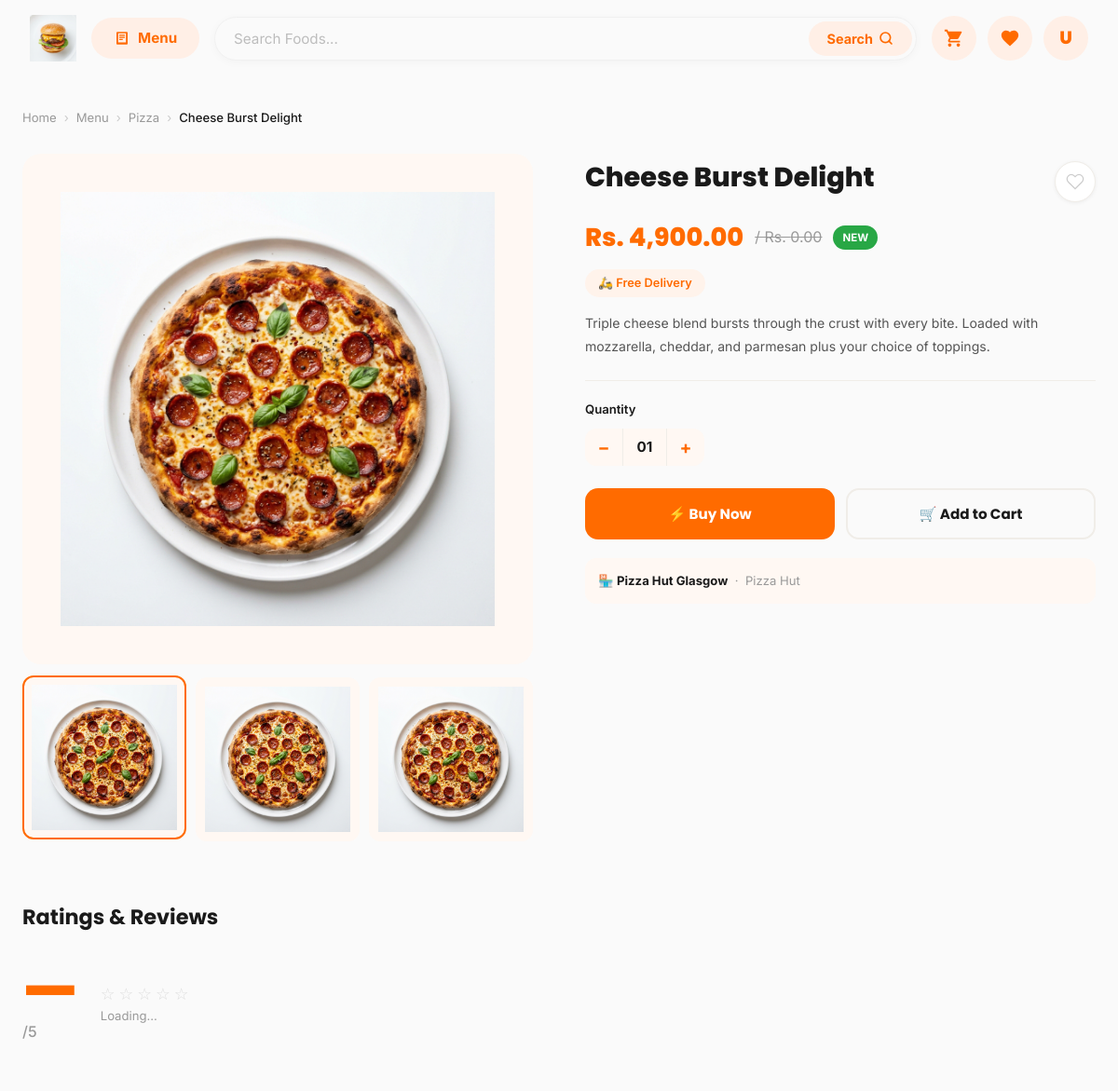
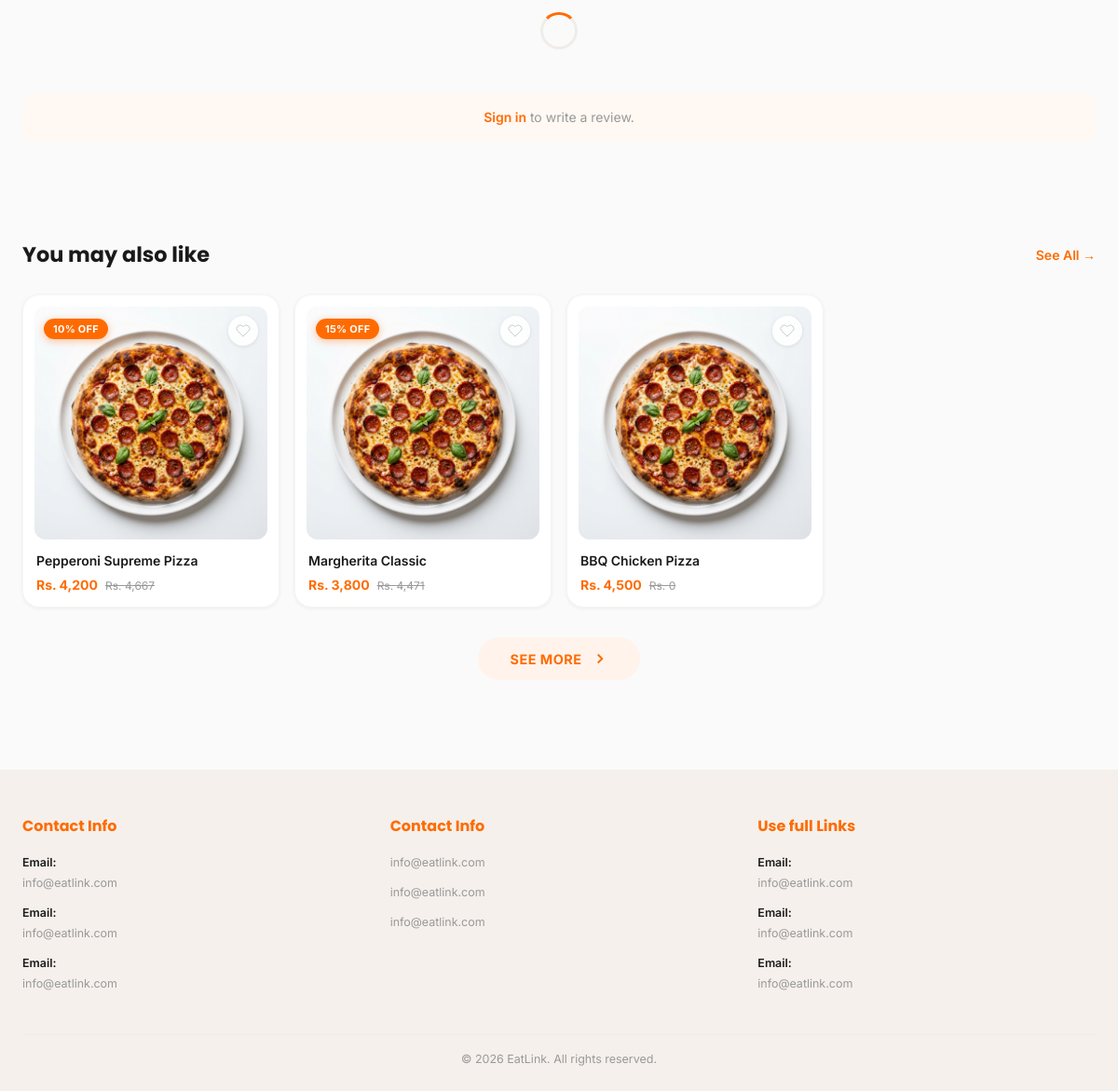
The page /product.php?id=4 on the database its author committed (2 pictures, top to bottom).
### tables this page shows
CREATE TABLE IF NOT EXISTS products (
  id              INT PRIMARY KEY AUTO_INCREMENT,
  shop_id         INT NOT NULL,
  category_id     INT,
  brand_id        INT,
  name            VARCHAR(200) NOT NULL,
  description     TEXT,
  price           DECIMAL(10,2) NOT NULL,
  original_price  DECIMAL(10,2),
  discount_percent INT DEFAULT 0,
  is_new          TINYINT(1) DEFAULT 0,
  delivery_type   ENUM('free','paid') DEFAULT 'free',
  stock           INT DEFAULT 100,
  image           VARCHAR(50) DEFAULT 'burger',
  is_active       TINYINT(1) DEFAULT 1,
  created_at      TIMESTAMP DEFAULT CURRENT_TIMESTAMP,
  FOREIGN KEY (shop_id)      REFERENCES shops(id) ON DELETE CASCADE,
  FOREIGN KEY (category_id)  REFERENCES categories(id) ON DELETE SET NULL,
  FOREIGN KEY (brand_id)     REFERENCES brands(id) ON DELETE SET NULL
);

CREATE TABLE IF NOT EXISTS categories (
  id            INT PRIMARY KEY AUTO_INCREMENT,
  name          VARCHAR(100) NOT NULL,
  icon          VARCHAR(20) DEFAULT '🍽️',
  created_at    TIMESTAMP DEFAULT CURRENT_TIMESTAMP
);

CREATE TABLE IF NOT EXISTS shops (
  id            INT PRIMARY KEY AUTO_INCREMENT,
  owner_id      INT NOT NULL,
  name          VARCHAR(200) NOT NULL,
  description   TEXT,
  logo          VARCHAR(255),
  address       TEXT,
  phone         VARCHAR(20),
  is_active     TINYINT(1) DEFAULT 1,
  created_at    TIMESTAMP DEFAULT CURRENT_TIMESTAMP,
  FOREIGN KEY (owner_id) REFERENCES users(id) ON DELETE CASCADE
);

CREATE TABLE IF NOT EXISTS brands (
  id            INT PRIMARY KEY AUTO_INCREMENT,
  name          VARCHAR(100) NOT NULL,
  icon          VARCHAR(20) DEFAULT '🏪',
  color         VARCHAR(10) DEFAULT '#FF6B00',
  created_at    TIMESTAMP DEFAULT CURRENT_TIMESTAMP
);

### product.php (the view, shortened to what this page needs)
<?php
require_once 'db/connection.php';
$productId  = (int)($_GET['id'] ?? 1);
$wishlist   = $_SESSION['wishlist'] ?? [];
if ($USE_DB) {
    $stmt = $pdo->prepare(
        "SELECT p.*,c.name AS cat_name,b.name AS brand_name,s.name AS shop_name,s.address AS shop_address
         FROM products p
         LEFT JOIN categories c ON p.category_id=c.id
         LEFT JOIN brands b ON p.brand_id=b.id
         LEFT JOIN shops s ON p.shop_id=s.id
         WHERE p.id=? AND p.is_active=1"
    );
    $stmt->execute([$productId]);
    $product = $stmt->fetch();
    $imgStmt = $pdo->prepare("SELECT * FROM product_images WHERE product_id=? ORDER BY is_primary DESC,sort_order ASC");
    $imgStmt->execute([$productId]);
    $images = $imgStmt->fetchAll();
    if (empty($images)) {
        $defImg = ($product['image'] ?? 'burger') === 'pizza' ? 'images/pizza.png' : 'images/burger.png';
        $images = [['image_path'=>$defImg,'is_primary'=>1],['image_path'=>$defImg,'is_primary'=>0],['image_path'=>$defImg,'is_primary'=>0]];
    }
    $relStmt = $pdo->prepare("SELECT * FROM products WHERE category_id=? AND id!=? AND is_active=1 LIMIT 4");
    $relStmt->execute([$product['category_id'] ?? 1, $productId]);
    $related = $relStmt->fetchAll();
}
$primaryImg = '';
foreach ($images as $img) { if ($img['is_primary']) { $primaryImg = $img['image_path']; break; } }
$isWishlisted = in_array($productId, $wishlist);
function renderCard($p, $wishlist=[]): string {
    $wishlisted = in_array($p['id'],$wishlist) ? 'wishlisted' : '';
    $img = ($p['image']??'burger')==='pizza' ? 'images/pizza.png' : 'images/burger.png';
    $disc = '';
    if (($p['discount_percent']??0) > 0) $disc = '<div class="product-label"><span class="discount-label">'.$p['discount_percent'].'% OFF</span></div>';
    elseif (!empty($p['is_new']))         $disc = '<div class="product-label"><span class="new-label">NEW</span></div>';
    $orig = !empty($p['original_price']) ? '<span class="price-original">Rs. '.number_format($p['original_price']).'</span>' : '';
    return '<div class="product-card" data-product-id="'.$p['id'].'" data-product-name="'.htmlspecialchars($p['name']).'" onclick="window.location=\'product.php?id='.$p['id'].'\'">
      <div class="product-card-image-wrap">
        '.$disc.'
        <button class="product-heart '.$wishlisted.'" data-product-id="'.$p['id'].'" title="Wishlist" aria-label="Wishlist" onclick="event.stopPropagation()">
          <svg viewBox="0 0 24 24"><path d="M20.84 4.61a5.5 5.5 0 0 0-7.78 0L12 5.67l-1.06-1.06a5.5 5.5 0 0 0-7.78 7.78l1.06 1.06L12 21.23l7.78-7.78 1.06-1.06a5.5 5.5 0 0 0 0-7.78z"/></svg>
        </button>
        <img src="'.$img.'" alt="'.htmlspecialchars($p['name']).'" loading="lazy">
        <button class="add-to-cart-btn" title="Add to cart" aria-label="Add to cart" onclick="event.stopPropagation()">
          <svg viewBox="0 0 24 24" fill="currentColor"><path d="M6 2L3 6v14a2 2 0 002 2h14a2 2 0 002-2V6l-3-4z"/><line x1="3" y1="6" x2="21" y2="6" stroke="#fff" stroke-width="1.5"/><path d="M16 10a4 4 0 01-8 0" stroke="#fff" stroke-width="1.5" fill="none"/></svg>
        </button>
      </div>
      <div class="product-card-info">
        <div class="product-card-name">'.htmlspecialchars($p['name']).'</div>
        <div class="product-card-price">
          <span class="price-current">Rs. '.number_format($p['price']).'</span>'.$orig.'
        </div>
      </div>
    </div>';
}
?>
<!DOCTYPE html>
<html lang="en">
<head>
  <link rel="stylesheet" href="css/style.css">
  <link rel="stylesheet" href="css/navbar.css">
  <link rel="stylesheet" href="css/home.css">
  <link rel="stylesheet" href="css/product.css">
</head>
<body>
<?php include 'includes/navbar.php'; ?>
<main class="container" style="padding-top:16px;">
  <nav class="breadcrumb" aria-label="Breadcrumb">
    <a href="index.php">Home</a>
    <span class="sep">›</span>
    <a href="menu.php">Menu</a>
    <?php if (!empty($product['cat_name'])): ?>
    <span class="sep">›</span>
    <a href="menu.php?category=<?= $product['category_id'] ?>"><?= htmlspecialchars($product['cat_name']) ?></a>
    <?php endif; ?>
    <span class="sep">›</span>
    <span class="current"><?= htmlspecialchars($product['name']) ?></span>
  </nav>
  <div class="product-layout">
    <div class="product-gallery">
      <div class="gallery-main">
        <img id="gallery-main-img" src="<?= htmlspecialchars($primaryImg) ?>"
             alt="<?= htmlspecialchars($product['name']) ?>"
             style="transition:opacity .2s;">
      </div>
      <div class="gallery-thumbs">
        <?php foreach (array_slice($images, 0, 4) as $img): ?>
        <div class="gallery-thumb">
          <img src="<?= htmlspecialchars($img['image_path']) ?>" alt="Product image">
        </div>
        <?php endforeach; ?>
      </div>
    </div>
    <div class="product-info">
      <div class="product-info-top">
        <h1 class="product-info-name"><?= htmlspecialchars($product['name']) ?></h1>
        <button class="product-wishlist-btn <?= $isWishlisted ? 'wishlisted' : '' ?>"
                id="product-wishlist-btn" aria-label="Add to wishlist">
          <svg viewBox="0 0 24 24"><path d="M20.84 4.61a5.5 5.5 0 0 0-7.78 0L12 5.67l-1.06-1.06a5.5 5.5 0 0 0-7.78 7.78l1.06 1.06L12 21.23l7.78-7.78 1.06-1.06a5.5 5.5 0 0 0 0-7.78z"/></svg>
        </button>
      </div>
      <div class="product-price-row">
        <span class="product-price-current">Rs. <?= number_format($product['price'], 2) ?></span>
        <?php if (!empty($product['original_price'])): ?>
        <span class="product-price-original">/ Rs. <?= number_format($product['original_price'], 2) ?></span>
        <?php endif; ?>
        <?php if (($product['discount_percent'] ?? 0) > 0): ?>
        <span class="product-discount-pill"><?= $product['discount_percent'] ?>%</span>
        <?php elseif (!empty($product['is_new'])): ?>
        <span class="product-new-pill">NEW</span>
        <?php endif; ?>
      </div>
      <div class="product-delivery-badge">
        <?= ($product['delivery_type']??'free')==='free' ? '🛵 Free Delivery' : '💳 Paid Delivery' ?>
      </div>
      <p class="product-description"><?= nl2br(htmlspecialchars($product['description'] ?? '')) ?></p>
      <div class="product-divider"></div>
      <div class="product-qty-wrap">
        <div class="product-qty-label">Quantity</div>
        <div class="product-qty">
          <button class="qty-btn" id="qty-minus" aria-label="Decrease quantity">−</button>
          <div class="qty-display" id="qty-display">01</div>
          <button class="qty-btn" id="qty-plus" aria-label="Increase quantity">+</button>
        </div>
      </div>
      <div class="product-actions">
        <button class="btn-buy-now" id="product-buy-now">⚡ Buy Now</button>
        <button class="btn-add-cart-lg" id="product-add-cart">🛒 Add to Cart</button>
      </div>
      <?php if (!empty($product['shop_name'])): ?>
      <div style="margin-top:20px;padding:14px;background:var(--primary-ultra);border-radius:12px;font-size:.82rem;color:var(--text-muted);">
        🏪 <strong style="color:var(--text-dark);"><?= htmlspecialchars($product['shop_name']) ?></strong>
        <?php if (!empty($product['brand_name'])): ?>
        &nbsp;·&nbsp; <?= htmlspecialchars($product['brand_name']) ?>
        <?php endif; ?>
      </div>
      <?php endif; ?>
    </div>
  </div>
  <section class="reviews-section">
    <h2 class="section-title">Ratings &amp; Reviews</h2>
    <div class="rating-summary">
      <div>
        <div class="rating-big" id="avg-rating">—</div>
        <span class="rating-out-of">/5</span>
      </div>
      <div class="rating-details">
        <div class="rating-stars-row" id="stars-row">
          <span class="star">☆</span><span class="star">☆</span><span class="star">☆</span>
          <span class="star">☆</span><span class="star">☆</span>
        </div>
        <div class="rating-count" id="total-ratings">Loading...</div>
      </div>
    </div>
    <div class="reviews-list" id="reviews-list">
      <div style="display:flex;justify-content:center;padding:32px;"><div class="spinner"></div></div>
    </div>
    <?php if (!empty($_SESSION['user']) && $_SESSION['user']['role'] === 'customer'): ?>
    <div class="write-review-section">
      <h4>Write a Review</h4>
      <div class="star-picker" id="star-picker">
        <span class="star-pick" data-val="1">★</span>
        <span class="star-pick" data-val="2">★</span>
        <span class="star-pick" data-val="3">★</span>
        <span class="star-pick" data-val="4">★</span>
        <span class="star-pick" data-val="5">★</span>
      </div>
      <form id="review-form">
        <textarea class="review-textarea" name="comment" placeholder="Share your experience with this product..."></textarea>
        <button type="submit" class="btn-primary">Submit Review</button>
      </form>
    </div>
    <?php elseif (empty($_SESSION['user'])): ?>
    <div style="margin-top:16px;padding:14px;background:var(--primary-ultra);border-radius:12px;text-align:center;">
      <p style="font-size:.875rem;color:var(--text-muted);">
        <a href="login.php" style="color:var(--primary);font-weight:600;">Sign in</a> to write a review.
      </p>
    </div>
    <?php endif; ?>
  </section>
  <?php if (!empty($related)): ?>
  <section class="section">
    <div class="section-header">
      <h2 class="section-title">You may also like</h2>
      <a href="menu.php" class="see-all-link">See All →</a>
    </div>
    <div class="products-grid">
      <?php foreach ($related as $rp): ?>
        <?= renderCard($rp, $wishlist) ?>
      <?php endforeach; ?>
    </div>
    <div class="pagination-wrap" style="margin-top:32px;">
      <button class="next-page-btn" onclick="window.location='menu.php'">
        SEE MORE
        <svg viewBox="0 0 24 24" fill="none" stroke="currentColor" stroke-width="2.5">
          <polyline points="9 18 15 12 9 6"/>
        </svg>
      </button>
    </div>
  </section>
  <?php endif; ?>
</main>
<?php include 'includes/footer.php'; ?>
</body>
</html>

### css/style.css (style rules this page uses)
:root { --primary: #FF6B00; --primary-hover: #E05A00; --primary-light: #FFF3EB; --primary-ultra: #FFF8F3; --accent-green: #28A745; --accent-red: #E8001C; --text-dark: #1A1A1A; --text-medium: #555; --text-muted: #999; --white: #FFFFFF; --bg: #FAFAFA; --card-bg: #FFFFFF; --border: #F0EDE8; --border-light: #F8F5F1; --pill-radius: 50px; --card-radius: 18px; --btn-radius: 12px; --shadow-xs: 0 1px 4px rgba(0,0,0,0.06); --shadow-sm: 0 2px 10px rgba(0,0,0,0.08); --shadow-md: 0 4px 20px rgba(0,0,0,0.10); --shadow-lg: 0 8px 40px rgba(0,0,0,0.12); --shadow-primary: 0 4px 20px rgba(255,107,0,0.30); --transition: 0.3s cubic-bezier(0.4,0,0.2,1); --transition-slow: 0.5s cubic-bezier(0.4,0,0.2,1); --font-main: 'Inter', sans-serif; --font-heading: 'Poppins', sans-serif; --navbar-height: 70px; --container-max: 1200px; }
*, *::before, *::after { box-sizing: border-box; margin: 0; padding: 0; }
html { scroll-behavior: smooth; }
body { font-family: var(--font-main); background: var(--bg); color: var(--text-dark); line-height: 1.6; padding-top: 100px; }
img { display: block; max-width: 100%; }
a { text-decoration: none; color: inherit; }
button { cursor: pointer; border: none; background: none; font-family: inherit; }
.container { max-width: var(--container-max); margin: 0 auto; padding: 0 24px; }
.section-header { display: flex; align-items: center; justify-content: space-between; margin-bottom: 24px; }
.section-title { font-family: var(--font-heading); font-size: 1.4rem; font-weight: 700; color: var(--text-dark); }
.see-all-link { font-size: 0.875rem; color: var(--primary); font-weight: 600; display: flex; align-items: center; gap: 4px; transition: var(--transition); }
.section { padding: 48px 0; }
:root { --font-heading:'Poppins',sans-serif; --font-main:'Inter',sans-serif; --shadow-primary:0 8px 24px rgba(255,107,0,.35); }

### css/home.css (style rules this page uses)
.product-card { background: var(--card-bg); border-radius: var(--card-radius); padding: 12px; position: relative; overflow: hidden; box-shadow: var(--shadow-xs); border: 1px solid var(--border-light); transition: box-shadow var(--transition), transform var(--transition); cursor: pointer; }
.product-card-image-wrap { position: relative; background: var(--primary-ultra); border-radius: 12px; overflow: hidden; aspect-ratio: 1 / 1; margin-bottom: 12px; }
.product-card-image-wrap img { width: 100%; height: 100%; object-fit: cover; transition: transform 0.4s ease; }
.product-label { position: absolute; top: 10px; left: 10px; z-index: 5; }
.discount-label { background: var(--primary); color: #fff; font-size: 0.68rem; font-weight: 700; padding: 4px 10px; border-radius: var(--pill-radius); text-transform: uppercase; letter-spacing: 0.3px; box-shadow: 0 2px 8px rgba(255,107,0,0.4); animation: labelPop 0.4s cubic-bezier(0.34,1.56,0.64,1); }
.product-heart { position: absolute; top: 10px; right: 10px; z-index: 5; width: 32px; height: 32px; background: rgba(255,255,255,0.9); border-radius: 50%; display: flex; align-items: center; justify-content: center; cursor: pointer; transition: var(--transition); border: none; box-shadow: 0 1px 4px rgba(0,0,0,0.1); }
.product-heart svg { width: 16px; height: 16px; transition: var(--transition); fill: transparent; stroke: #CCC; stroke-width: 1.5; }
.product-card-info { padding: 0 2px; }
.product-card-name { font-size: 0.875rem; font-weight: 600; color: var(--text-dark); margin-bottom: 4px; white-space: nowrap; overflow: hidden; text-overflow: ellipsis; }
.product-card-price { display: flex; align-items: center; gap: 8px; }
.price-current { font-size: 0.875rem; font-weight: 700; color: var(--primary); }
.price-original { font-size: 0.75rem; color: var(--text-muted); text-decoration: line-through; }
.products-grid { display: grid; grid-template-columns: repeat(4, 1fr); gap: 16px; }
.pagination-wrap { display: flex; justify-content: center; margin: 40px 0 16px; }
.next-page-btn { display: flex; align-items: center; gap: 10px; background: var(--primary-light); color: var(--primary); border: 2px solid transparent; border-radius: var(--pill-radius); padding: 12px 32px; font-family: var(--font-main); font-size: 0.9rem; font-weight: 700; cursor: pointer; transition: var(--transition); letter-spacing: 0.5px; }
.next-page-btn svg { width: 18px; height: 18px; }
.spinner { width: 40px; height: 40px; border: 3px solid var(--border); border-top-color: var(--primary); border-radius: 50%; animation: spin 0.8s linear infinite; }

### rows shown on the page
products: category.name "Pizza", name "Cheese Burst Delight", price "4,900.00", original_price "0.00", description "Triple cheese blend bursts through the crust with every bite. Loaded with mozzarella, cheddar, and parmesan plus your choice of toppings.", shop.name "Pizza Hut Glasgow", brand.name "Pizza Hut"
products: discount_percent "10", image (picture), name "Pepperoni Supreme Pizza", price "4,200", original_price "4,667"
products: discount_percent "15", image (picture), name "Margherita Classic", price "3,800", original_price "4,471"
products: image (picture), name "BBQ Chicken Pizza", price "4,500", original_price "0"

### other values the page prints
$profileInitial "U"
